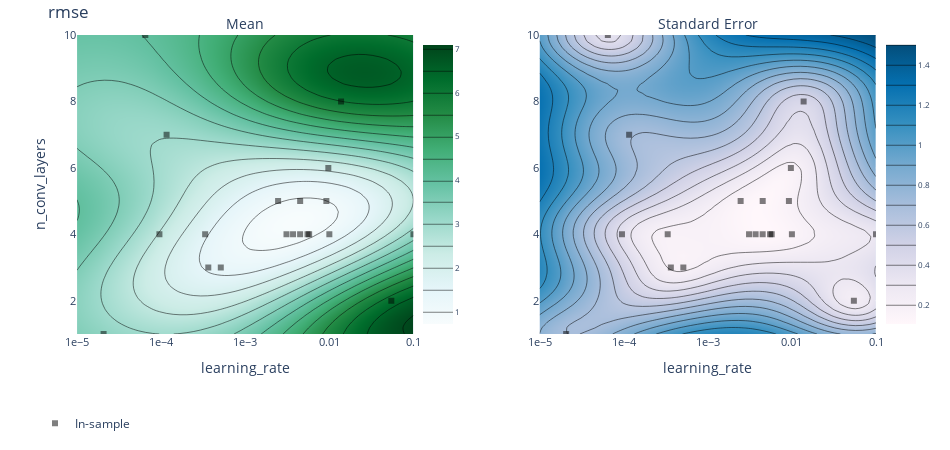

The cell this chart's notebook holds for it:
### Code cell
render(ax_client.get_contour_plot(param_x="learning_rate", param_y="n_conv_layers", metric_name="rmse"))

### Figure 1 — Plotly figure (JSON) as saved in the notebook; plotly's stock layout.template omitted (floating-point values rounded to 4 significant figures; data arrays with more than 128 entries replaced by an {"elided": "..."} marker saying what was removed)
{"data": [{"autocolorscale": false, "autocontour": true, "colorbar": {"tickfont": {"size": 8}, "ticksuffix": "", "x": 0.45, "y": 0.5}, "colorscale": [[0, "rgb(247,252,253)"], [0.125, "rgb(229,245,249)"], [0.25, "rgb(204,236,230)"], [0.375, "rgb(153,216,201)"], [0.5, "rgb(102,194,164)"], [0.625, "rgb(65,174,118)"], [0.75, "rgb(35,139,69)"], [0.875, "rgb(0,109,44)"], [1, "rgb(0,68,27)"]], "contours": {"coloring": "heatmap"}, "hoverinfo": "x+y+z", "ncontours": 25, "type": "contour", "x": [1e-05, 1.207e-05, 1.456e-05, 1.758e-05, 2.121e-05, 2.56e-05, 3.089e-05, 3.728e-05, 4.498e-05, 5.429e-05, 6.551e-05, 7.906e-05, 9.541e-05, 0.0001151, 0.0001389, 0.0001677, 0.0002024, 0.0002442, 0.0002947, 0.0003556, 0.0004292, 0.0005179, 0.0006251, 0.0007543, 0.0009103, 0.001099, 0.001326, 0.0016, 0.001931, 0.00233, 0.002812, 0.003393, 0.004095, 0.004942, 0.005964, 0.007197, 0.008685, 0.01048, 0.01265, 0.01526, 0.01842, 0.02223, 0.02683, 0.03237, 0.03907, 0.04715, 0.0569, 0.06866, 0.08286, 0.1], "xaxis": "x", "y": [1, 1.184, 1.367, 1.551, 1.735, 1.918, 2.102, 2.286, 2.469, 2.653, 2.837, 3.02, 3.204, 3.388, 3.571, 3.755, 3.939, 4.122, 4.306, 4.49, 4.673, 4.857, 5.041, 5.224, 5.408, 5.592, 5.776, 5.959, 6.143, 6.327, 6.51, 6.694, 6.878, 7.061, 7.245, 7.429, 7.612, 7.796, 7.98, 8.163, 8.347, 8.531, 8.714, 8.898, 9.082, 9.265, 9.449, 9.633, 9.816, 10], "yaxis": "y", "z": {"elided": "50x50 float values"}, "zauto": true, "zmax": 7.089, "zmin": -7.089}, {"autocolorscale": false, "autocontour": true, "colorbar": {"tickfont": {"size": 8}, "ticksuffix": "", "x": 1, "y": 0.5}, "colorscale": [[0, "rgb(255,247,251)"], [0.1429, "rgb(236,231,242)"], [0.2857, "rgb(208,209,230)"], [0.4286, "rgb(166,189,219)"], [0.5714, "rgb(116,169,207)"], [0.7143, "rgb(54,144,192)"], [0.8571, "rgb(5,112,176)"], [1, "rgb(3,78,123)"]], "contours": {"coloring": "heatmap"}, "hoverinfo": "x+y+z", "ncontours": 25, "type": "contour", "x": [1e-05, 1.207e-05, 1.456e-05, 1.758e-05, 2.121e-05, 2.56e-05, 3.089e-05, 3.728e-05, 4.498e-05, 5.429e-05, 6.551e-05, 7.906e-05, 9.541e-05, 0.0001151, 0.0001389, 0.0001677, 0.0002024, 0.0002442, 0.0002947, 0.0003556, 0.0004292, 0.0005179, 0.0006251, 0.0007543, 0.0009103, 0.001099, 0.001326, 0.0016, 0.001931, 0.00233, 0.002812, 0.003393, 0.004095, 0.004942, 0.005964, 0.007197, 0.008685, 0.01048, 0.01265, 0.01526, 0.01842, 0.02223, 0.02683, 0.03237, 0.03907, 0.04715, 0.0569, 0.06866, 0.08286, 0.1], "xaxis": "x2", "y": [1, 1.184, 1.367, 1.551, 1.735, 1.918, 2.102, 2.286, 2.469, 2.653, 2.837, 3.02, 3.204, 3.388, 3.571, 3.755, 3.939, 4.122, 4.306, 4.49, 4.673, 4.857, 5.041, 5.224, 5.408, 5.592, 5.776, 5.959, 6.143, 6.327, 6.51, 6.694, 6.878, 7.061, 7.245, 7.429, 7.612, 7.796, 7.98, 8.163, 8.347, 8.531, 8.714, 8.898, 9.082, 9.265, 9.449, 9.633, 9.816, 10], "yaxis": "y2", "z": {"elided": "50x50 float values"}}, {"hoverinfo": "text", "legendgroup": "In-sample", "marker": {"color": "black", "opacity": 0.5, "symbol": 1}, "mode": "markers", "name": "In-sample", "text": ["Arm 0_0<br>rmse: 0.710071 (SEM: None)<br>hidden_nodes: 60<br>n_conv_layers: 4<br>n_hidden_layers: 2<br>learning_rate: 0.01", "Arm 1_0<br>rmse: 2.12267 (SEM: None)<br>hidden_nodes: 30<br>n_conv_layers: 6<br>n_hidden_layers: 4<br>learning_rate: 0.00972496", "Arm 2_0<br>rmse: 1.40668 (SEM: None)<br>hidden_nodes: 84<br>n_conv_layers: 3<br>n_hidden_layers: 8<br>learning_rate: 0.000363566", "Arm 3_0<br>rmse: 419.462 (SEM: None)<br>hidden_nodes: 58<br>n_conv_layers: 8<br>n_hidden_layers: 1<br>learning_rate: 0.0137872", "Arm 4_0<br>rmse: 3.17468 (SEM: None)<br>hidden_nodes: 45<br>n_conv_layers: 1<br>n_hidden_layers: 9<br>learning_rate: 2.06864e-05", "Arm 5_0<br>rmse: 3.95642 (SEM: None)<br>hidden_nodes: 33<br>n_conv_layers: 10<br>n_hidden_layers: 6<br>learning_rate: 6.47945e-05", "Arm 6_0<br>rmse: 8163.86 (SEM: None)<br>hidden_nodes: 70<br>n_conv_layers: 2<br>n_hidden_layers: 5<br>learning_rate: 0.0545617", "Arm 7_0<br>rmse: 2.75139 (SEM: None)<br>hidden_nodes: 96<br>n_conv_layers: 7<br>n_hidden_layers: 9<br>learning_rate: 0.000116073", "Arm 8_0<br>rmse: 1.13604 (SEM: None)<br>hidden_nodes: 18<br>n_conv_layers: 5<br>n_hidden_layers: 3<br>learning_rate: 0.00245738", "Arm 9_0<br>rmse: 1.55382 (SEM: None)<br>hidden_nodes: 51<br>n_conv_layers: 4<br>n_hidden_layers: 2<br>learning_rate: 0.000333527", "Arm 10_0<br>rmse: 3.10624 (SEM: None)<br>hidden_nodes: 10<br>n_conv_layers: 4<br>n_hidden_layers: 2<br>learning_rate: 0.1", "Arm 11_0<br>rmse: 0.923697 (SEM: None)<br>hidden_nodes: 92<br>n_conv_layers: 5<br>n_hidden_layers: 5<br>learning_rate: 0.00449721", "Arm 12_0<br>rmse: 1.20748 (SEM: None)<br>hidden_nodes: 25<br>n_conv_layers: 4<br>n_hidden_layers: 8<br>learning_rate: 0.0030929", "Arm 13_0<br>rmse: 0.762563 (SEM: None)<br>hidden_nodes: 97<br>n_conv_layers: 4<br>n_hidden_layers: 1<br>learning_rate: 0.0057518", "Arm 14_0<br>rmse: 1.10957 (SEM: None)<br>hidden_nodes: 24<br>n_conv_layers: 5<br>n_hidden_layers: 1<br>learning_rate: 0.009216", "Arm 15_0<br>rmse: 0.930777 (SEM: None)<br>hidden_nodes: 42<br>n_conv_layers: 4<br>n_hidden_layers: 3<br>learning_rate: 0.004492", "Arm 16_0<br>rmse: 1.56169 (SEM: None)<br>hidden_nodes: 72<br>n_conv_layers: 4<br>n_hidden_layers: 8<br>learning_rate: 0.00550056", "Arm 17_0<br>rmse: 3.00873 (SEM: None)<br>hidden_nodes: 10<br>n_conv_layers: 4<br>n_hidden_layers: 10<br>learning_rate: 9.53715e-05", "Arm 18_0<br>rmse: 0.672381 (SEM: None)<br>hidden_nodes: 100<br>n_conv_layers: 4<br>n_hidden_layers: 1<br>learning_rate: 0.00370167", "Arm 19_0<br>rmse: 1.67368 (SEM: None)<br>hidden_nodes: 10<br>n_conv_layers: 3<br>n_hidden_layers: 1<br>learning_rate: 0.000511861"], "type": "scatter", "x": [0.01, 0.009725, 0.0003636, 0.01379, 2.069e-05, 6.479e-05, 0.05456, 0.0001161, 0.002457, 0.0003335, 0.1, 0.004497, 0.003093, 0.005752, 0.009216, 0.004492, 0.005501, 9.537e-05, 0.003702, 0.0005119], "xaxis": "x", "y": [4, 6, 3, 8, 1, 10, 2, 7, 5, 4, 4, 5, 4, 4, 5, 4, 4, 4, 4, 3], "yaxis": "y"}, {"hoverinfo": "text", "legendgroup": "In-sample", "marker": {"color": "black", "opacity": 0.5, "symbol": 1}, "mode": "markers", "name": "In-sample", "showlegend": false, "text": ["Arm 0_0<br>rmse: 0.710071 (SEM: None)<br>hidden_nodes: 60<br>n_conv_layers: 4<br>n_hidden_layers: 2<br>learning_rate: 0.01", "Arm 1_0<br>rmse: 2.12267 (SEM: None)<br>hidden_nodes: 30<br>n_conv_layers: 6<br>n_hidden_layers: 4<br>learning_rate: 0.00972496", "Arm 2_0<br>rmse: 1.40668 (SEM: None)<br>hidden_nodes: 84<br>n_conv_layers: 3<br>n_hidden_layers: 8<br>learning_rate: 0.000363566", "Arm 3_0<br>rmse: 419.462 (SEM: None)<br>hidden_nodes: 58<br>n_conv_layers: 8<br>n_hidden_layers: 1<br>learning_rate: 0.0137872", "Arm 4_0<br>rmse: 3.17468 (SEM: None)<br>hidden_nodes: 45<br>n_conv_layers: 1<br>n_hidden_layers: 9<br>learning_rate: 2.06864e-05", "Arm 5_0<br>rmse: 3.95642 (SEM: None)<br>hidden_nodes: 33<br>n_conv_layers: 10<br>n_hidden_layers: 6<br>learning_rate: 6.47945e-05", "Arm 6_0<br>rmse: 8163.86 (SEM: None)<br>hidden_nodes: 70<br>n_conv_layers: 2<br>n_hidden_layers: 5<br>learning_rate: 0.0545617", "Arm 7_0<br>rmse: 2.75139 (SEM: None)<br>hidden_nodes: 96<br>n_conv_layers: 7<br>n_hidden_layers: 9<br>learning_rate: 0.000116073", "Arm 8_0<br>rmse: 1.13604 (SEM: None)<br>hidden_nodes: 18<br>n_conv_layers: 5<br>n_hidden_layers: 3<br>learning_rate: 0.00245738", "Arm 9_0<br>rmse: 1.55382 (SEM: None)<br>hidden_nodes: 51<br>n_conv_layers: 4<br>n_hidden_layers: 2<br>learning_rate: 0.000333527", "Arm 10_0<br>rmse: 3.10624 (SEM: None)<br>hidden_nodes: 10<br>n_conv_layers: 4<br>n_hidden_layers: 2<br>learning_rate: 0.1", "Arm 11_0<br>rmse: 0.923697 (SEM: None)<br>hidden_nodes: 92<br>n_conv_layers: 5<br>n_hidden_layers: 5<br>learning_rate: 0.00449721", "Arm 12_0<br>rmse: 1.20748 (SEM: None)<br>hidden_nodes: 25<br>n_conv_layers: 4<br>n_hidden_layers: 8<br>learning_rate: 0.0030929", "Arm 13_0<br>rmse: 0.762563 (SEM: None)<br>hidden_nodes: 97<br>n_conv_layers: 4<br>n_hidden_layers: 1<br>learning_rate: 0.0057518", "Arm 14_0<br>rmse: 1.10957 (SEM: None)<br>hidden_nodes: 24<br>n_conv_layers: 5<br>n_hidden_layers: 1<br>learning_rate: 0.009216", "Arm 15_0<br>rmse: 0.930777 (SEM: None)<br>hidden_nodes: 42<br>n_conv_layers: 4<br>n_hidden_layers: 3<br>learning_rate: 0.004492", "Arm 16_0<br>rmse: 1.56169 (SEM: None)<br>hidden_nodes: 72<br>n_conv_layers: 4<br>n_hidden_layers: 8<br>learning_rate: 0.00550056", "Arm 17_0<br>rmse: 3.00873 (SEM: None)<br>hidden_nodes: 10<br>n_conv_layers: 4<br>n_hidden_layers: 10<br>learning_rate: 9.53715e-05", "Arm 18_0<br>rmse: 0.672381 (SEM: None)<br>hidden_nodes: 100<br>n_conv_layers: 4<br>n_hidden_layers: 1<br>learning_rate: 0.00370167", "Arm 19_0<br>rmse: 1.67368 (SEM: None)<br>hidden_nodes: 10<br>n_conv_layers: 3<br>n_hidden_layers: 1<br>learning_rate: 0.000511861"], "type": "scatter", "x": [0.01, 0.009725, 0.0003636, 0.01379, 2.069e-05, 6.479e-05, 0.05456, 0.0001161, 0.002457, 0.0003335, 0.1, 0.004497, 0.003093, 0.005752, 0.009216, 0.004492, 0.005501, 9.537e-05, 0.003702, 0.0005119], "xaxis": "x2", "y": [4, 6, 3, 8, 1, 10, 2, 7, 5, 4, 4, 5, 4, 4, 5, 4, 4, 4, 4, 3], "yaxis": "y2"}], "layout": {"annotations": [{"font": {"size": 14}, "showarrow": false, "text": "Mean", "x": 0.25, "xanchor": "center", "xref": "paper", "y": 1, "yanchor": "bottom", "yref": "paper"}, {"font": {"size": 14}, "showarrow": false, "text": "Standard Error", "x": 0.8, "xanchor": "center", "xref": "paper", "y": 1, "yanchor": "bottom", "yref": "paper"}], "autosize": false, "height": 450, "hovermode": "closest", "legend": {"orientation": "h", "x": 0, "y": -0.25}, "margin": {"b": 100, "l": 35, "pad": 0, "r": 35, "t": 35}, "title": {"text": "rmse"}, "width": 950, "xaxis": {"anchor": "y", "autorange": false, "domain": [0.05, 0.45], "exponentformat": "e", "range": [-5, -1], "tickfont": {"size": 11}, "tickmode": "auto", "title": {"text": "learning_rate"}, "type": "log"}, "xaxis2": {"anchor": "y2", "autorange": false, "domain": [0.6, 1], "exponentformat": "e", "range": [-5, -1], "tickfont": {"size": 11}, "tickmode": "auto", "title": {"text": "learning_rate"}, "type": "log"}, "yaxis": {"anchor": "x", "autorange": false, "domain": [0, 1], "exponentformat": "e", "range": [1, 10], "tickfont": {"size": 11}, "tickmode": "auto", "title": {"text": "n_conv_layers"}, "type": "linear"}, "yaxis2": {"anchor": "x2", "autorange": false, "domain": [0, 1], "exponentformat": "e", "range": [1, 10], "tickfont": {"size": 11}, "tickmode": "auto", "type": "linear"}}}
